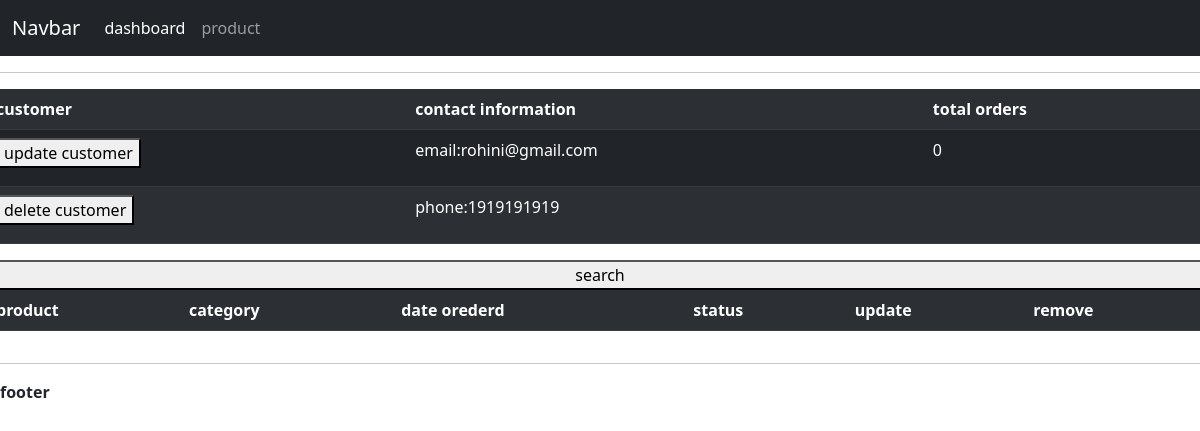
Page /cop/cust5 on the committed database.
### cop/models.py (models this page shows, shortened)
class customer(models.Model):
    name=models.CharField(max_length=200,null=True)
    email=models.EmailField(null=True)
    phone=models.CharField(max_length=200,null=True)
    date_created=models.DateTimeField(auto_now_add=True,null=True)

### cop/views.py (the view)
# urls.py: path('cust<str:pk>',views.customer1,name='cu'),
def customer1(request,pk):
    c=customer.objects.get(id=pk)
    o=c.orders_set.all()
    return render(request,'cop/customer.html',{'o':o,'c':c})

### cop/template/cop/customer.html (shortened to what this page needs)
{%extends 'cop/main.html'%}
{%block content%}
<div class="row">
<table class="table table-dark table-striped">
  <tr>
    <th>customer</th>
    <th>contact information</th>
    <th>total orders</th>
  </tr>
  <tr>
    <td><button type="button">update customer</button></td>
    <td><p>email:{{c.email}}</p></td>
    <td>{{o.count}}</td>
  </tr>
  <tr>
    <td><button type="button">delete customer</button></td>
    <td><p>phone:{{c.phone}}</p></td>
    <td></td>
  </tr>
</table>
</div>
<div class="row">
<button type="button">search</button>
</div>
<div class="row">
<table class="table table-dark table-striped">
  <tr>
    <th>product</th>
    <th>category</th>
    <th>date orederd</th>
    <th>status</th>
    <th>update</th>
    <th>remove</th>
  </tr>
</table>
</div>
{%endblock%}

### rows in the picture
customer: email "rohini@gmail.com", count "0", phone "1919191919"
